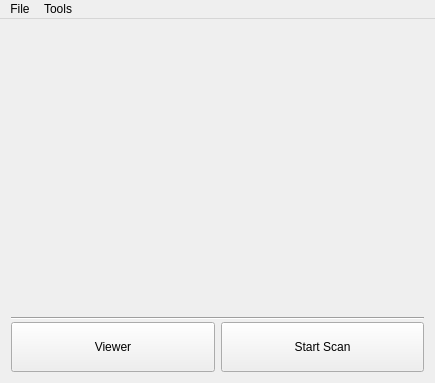
<?xml version="1.0" encoding="UTF-8"?>
<ui version="4.0">
 <class>IntroClass</class>
 <widget class="QMainWindow" name="IntroClass">
  <property name="geometry">
   <rect>
    <x>0</x>
    <y>0</y>
    <width>435</width>
    <height>383</height>
   </rect>
  </property>
  <property name="minimumSize">
   <size>
    <width>435</width>
    <height>382</height>
   </size>
  </property>
  <property name="maximumSize">
   <size>
    <width>16777215</width>
    <height>16777215</height>
   </size>
  </property>
  <property name="windowTitle">
   <string>3D Scanner</string>
  </property>
  <widget class="QWidget" name="centralWidget">
   <layout class="QHBoxLayout" name="horizontalLayout_2">
    <property name="spacing">
     <number>0</number>
    </property>
    <item>
     <layout class="QVBoxLayout" name="verticalLayout" stretch="0,2,0,0">
      <property name="spacing">
       <number>2</number>
      </property>
      <property name="rightMargin">
       <number>0</number>
      </property>
      <item>
       <spacer name="verticalSpacer">
        <property name="orientation">
         <enum>Qt::Vertical</enum>
        </property>
        <property name="sizeHint" stdset="0">
         <size>
          <width>20</width>
          <height>40</height>
         </size>
        </property>
       </spacer>
      </item>
      <item>
       <widget class="QLabel" name="mainlabel">
        <property name="minimumSize">
         <size>
          <width>415</width>
          <height>280</height>
         </size>
        </property>
        <property name="maximumSize">
         <size>
          <width>415</width>
          <height>280</height>
         </size>
        </property>
        <property name="layoutDirection">
         <enum>Qt::LeftToRight</enum>
        </property>
        <property name="text">
         <string/>
        </property>
        <property name="pixmap">
         <pixmap resource="mainwin.qrc">:/Resources/Resources/3D scanner.png</pixmap>
        </property>
        <property name="scaledContents">
         <bool>true</bool>
        </property>
       </widget>
      </item>
      <item>
       <widget class="Line" name="line">
        <property name="orientation">
         <enum>Qt::Horizontal</enum>
        </property>
       </widget>
      </item>
      <item>
       <layout class="QHBoxLayout" name="horizontalLayout">
        <item>
         <widget class="QPushButton" name="btn_Viewer">
          <property name="minimumSize">
           <size>
            <width>160</width>
            <height>50</height>
           </size>
          </property>
          <property name="text">
           <string>Viewer</string>
          </property>
         </widget>
        </item>
        <item>
         <widget class="QPushButton" name="btn_Startscan">
          <property name="minimumSize">
           <size>
            <width>160</width>
            <height>50</height>
           </size>
          </property>
          <property name="text">
           <string>Start Scan</string>
          </property>
         </widget>
        </item>
       </layout>
      </item>
     </layout>
    </item>
   </layout>
  </widget>
  <widget class="QMenuBar" name="menuBar">
   <property name="geometry">
    <rect>
     <x>0</x>
     <y>0</y>
     <width>435</width>
     <height>21</height>
    </rect>
   </property>
   <widget class="QMenu" name="menuFile">
    <property name="title">
     <string>File</string>
    </property>
    <addaction name="separator"/>
    <addaction name="menuQuit"/>
   </widget>
   <widget class="QMenu" name="menutools">
    <property name="title">
     <string>Tools</string>
    </property>
    <addaction name="menuViewer"/>
    <addaction name="menuScanner"/>
   </widget>
   <addaction name="menuFile"/>
   <addaction name="menutools"/>
  </widget>
  <action name="menuQuit">
   <property name="text">
    <string>Quit</string>
   </property>
  </action>
  <action name="menuViewer">
   <property name="text">
    <string>Viewer</string>
   </property>
  </action>
  <action name="menuScanner">
   <property name="text">
    <string>Scanner</string>
   </property>
  </action>
 </widget>
 <layoutdefault spacing="6" margin="11"/>
 <resources>
  <include location="mainwin.qrc"/>
 </resources>
 <connections/>
</ui>
